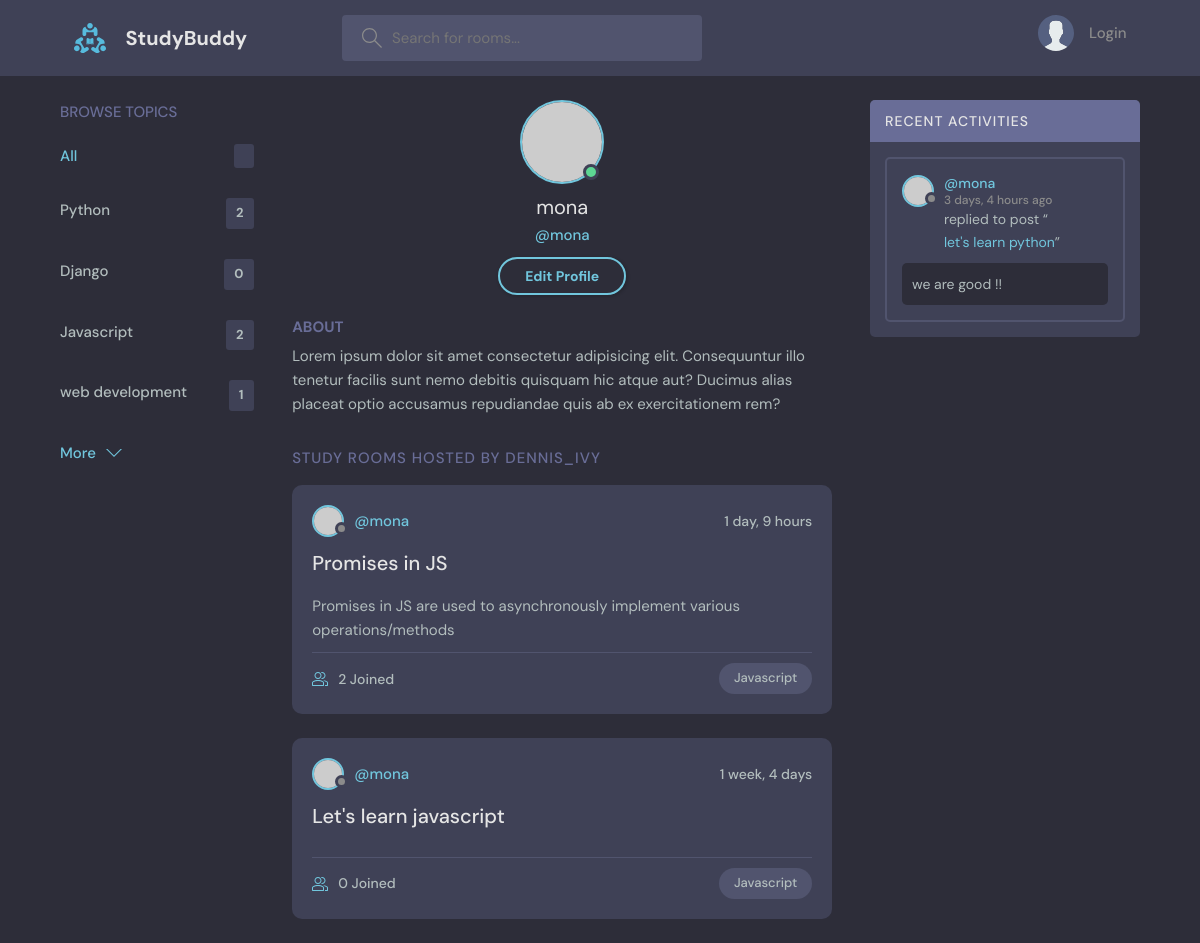
The page /profile/2 on the database its author committed.
### projects/models.py (models this page shows, shortened)
class Topic(models.Model):
    name = models.CharField(max_length=200)

class Room(models.Model):
    host = models.ForeignKey(User, on_delete=models.SET_NULL, null=True)
    topic = models.ForeignKey(Topic, on_delete=models.SET_NULL, null=True)
    name = models.CharField(max_length=200)
    description = models.TextField(null=True, blank=True)
    participants = models.ManyToManyField(
        User, related_name='participants', blank=True)
    updated = models.DateTimeField(auto_now=True)
    created = models.DateTimeField(auto_now_add=True)
    class Meta:
        ordering = ['-updated', '-created']
    def __str__(self):
        return self.name

class Message(models.Model):
    user = models.ForeignKey(User, on_delete=models.CASCADE)
    room = models.ForeignKey(Room, on_delete=models.CASCADE)
    body = models.TextField()
    updated = models.DateTimeField(auto_now=True)
    created = models.DateTimeField(auto_now_add=True)
    def __str__(self):
        return self.body[0:50]

### projects/views.py (the view)
# urls.py: path('profile/<str:pk>', views.userProfile, name='user-profile')
def userProfile(request, pk):
    user = User.objects.get(id=pk)
    rooms = user.room_set.all()
    room_messages = user.message_set.all()
    topics = Topic.objects.all()
    context = {'user': user, 'rooms': rooms,
               'room_messages': room_messages, 'topics': topics}
    return render(request, 'projects/profile.html', context)

### projects/templates/projects/profile.html
{% extends 'main.html' %}
{% block content %}
<main class="profile-page layout layout--3">
  <div class="container">
    {% include 'projects/topic_components.html' %}
    <div class="roomList">
      <div class="profile">
        <div class="profile__avatar">
          <div class="avatar avatar--large active">
            <img src="https://randomuser.me/api/portraits/men/11.jpg" />
          </div>
        </div>
        <div class="profile__info">
          <h3>{{user.username}}</h3>
          <p>@{{user.username}}</p>
          <a href="edit-user.html" class="btn btn--main btn--pill">Edit Profile</a>
        </div>
        <div class="profile__about">
          <h3>About</h3>
          <p>
            Lorem ipsum dolor sit amet consectetur adipisicing elit. Consequuntur illo tenetur
            facilis sunt nemo debitis quisquam hic atque aut? Ducimus alias placeat optio
            accusamus repudiandae quis ab ex exercitationem rem?
          </p>
        </div>
      </div>
      <div class="roomList__header">
        <div>
          <h2>Study Rooms Hosted by dennis_ivy</a>
          </h2>
        </div>
      </div>
      {% include 'projects/feed_component.html' %}
    </div>
    {% include 'projects/activity_component.html' %}
  </div>
</main>
{% endblock %}

### projects/templates/projects/topic_components.html
<div class="topics">
    <div class="topics__header">
        <h2>Browse Topics</h2>
    </div>
    <ul class="topics__list">
        <li>
            <a href="{% url 'home' %}" class="active">All <span>{{topic.count}}</span></a>
        </li>
        {% for topic in topics %}
        <li>
            <a href="{% url 'home'%}?q={{topic.name}}">{{topic.name}}<span>{{topic.room_set.all.count}}</span></a>
        </li>
        {% endfor %}
    </ul>
    <a class="btn btn--link" href="topics.html">
        More
        <svg version="1.1" xmlns="http://www.w3.org/2000/svg" width="32" height="32" viewBox="0 0 32 32">
            <title>chevron-down</title>
            <path d="M16 21l-13-13h-3l16 16 16-16h-3l-13 13z"></path>
        </svg>
    </a>
</div>

### projects/templates/projects/feed_component.html (shortened to what this page needs)
{% for room in rooms %}
<div class="roomListRoom">
    <div class="roomListRoom__header">
        <a href="{% url 'user-profile' room.host.id %}" class="roomListRoom__author">
            <div class="avatar avatar--small">
                <img src="https://randomuser.me/api/portraits/women/11.jpg" />
            </div>
            <span>@{{room.host.username}}</span>
        </a>
        <div class="roomListRoom__actions">
            <span>{{room.created|timesince}}</span>
        </div>
    </div>
    <div class="roomListRoom__content">
        <a href="{% url 'room' room.id %}">{{room.name}}</a>
        <p>{{room.description}}</p>
    </div>
    <div class="roomListRoom__meta">
        <a href="{% url 'room' room.id %}" class="roomListRoom__joined">
            {{room.participants.all.count}} Joined
        </a>
        <p class="roomListRoom__topic">{{room.topic.name}}</p>
    </div>
</div>
{% endfor %}

### projects/templates/projects/activity_component.html
<div class="activities">
    <div class="activities__header">
        <h2>Recent Activities</h2>
    </div>
    {% for message in room_messages %}
    <div class="activities__box">
        <div class="activities__boxHeader roomListRoom__header">
            <a href="{% url 'user-profile' message.user.id %}" class="roomListRoom__author">
                <div class="avatar avatar--small">
                    <img src="https://randomuser.me/api/portraits/women/11.jpg" />
                </div>
                <p>
                    @{{message.user}}
                    <span>{{message.created|timesince}} ago</span>
                </p>
            </a>
        </div>
        <div class="activities__boxContent">
            <p>replied to post “<a href="{% url 'room' message.room.id %}">{{message.room}}</a>”</p>
            <div class="activities__boxRoomContent">
                {{message}}
            </div>
        </div>
    </div>
    {% endfor %}
</div>

### rows shown on the page
Topic: name "Python", room_set.all.count "2"
Topic: name "Django", room_set.all.count "0"
Topic: name "Javascript", room_set.all.count "2"
Topic: name "web development", room_set.all.count "1"
Room: host.username "mona", created "1 day, 9 hours", name "Promises in JS", description "Promises in JS are used to asynchronously implement various operations/methods", participants.all.count "2", topic.name "Javascript"
Room: host.username "mona", created "1 week, 4 days", name "Let's learn javascript", participants.all.count "0", topic.name "Javascript"
Message: user "mona", created "3 days, 4 hours", room "let's learn python", body "we are good !!"

### other values the page prints
{{ user.username }} "mona"
